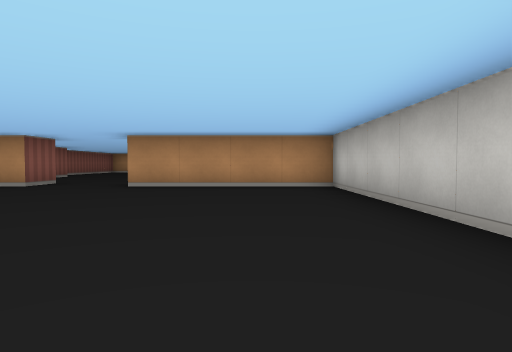
View 1 (above)

14 first-person views from a walk through a cub3D maze. The camera is about half as high as the walls, tilts 2° down and sees 75° across. The floor is counted in squares. Each view is taken from the middle of a square. On the plan, view 1 faces up. The plan holds only what a view shows up to about 9 squares ahead; the rest is blank. The place goes on beyond the plan.

View 2
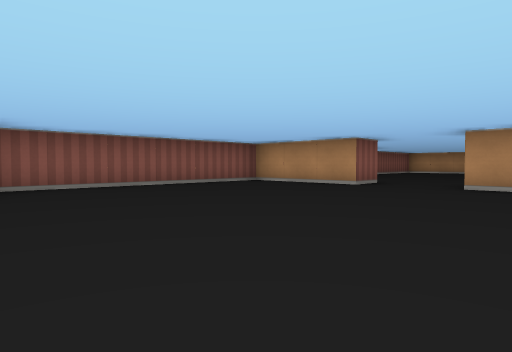

View 3
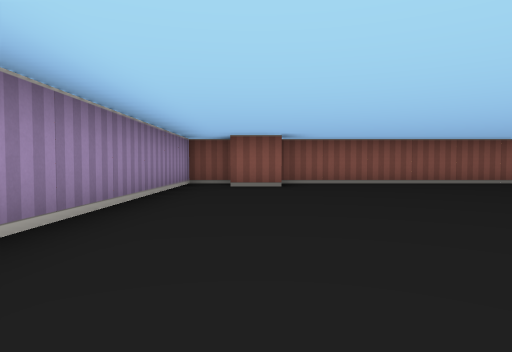

View 4
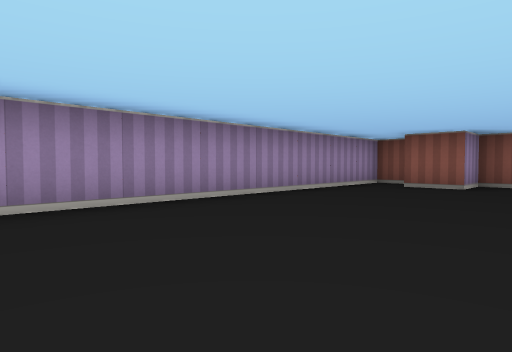

View 5
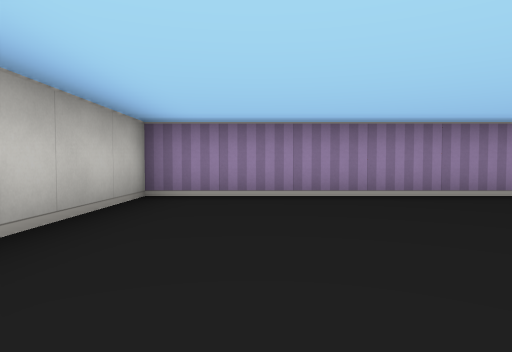

View 6
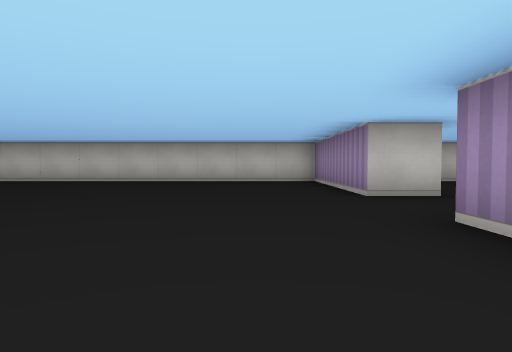

View 7
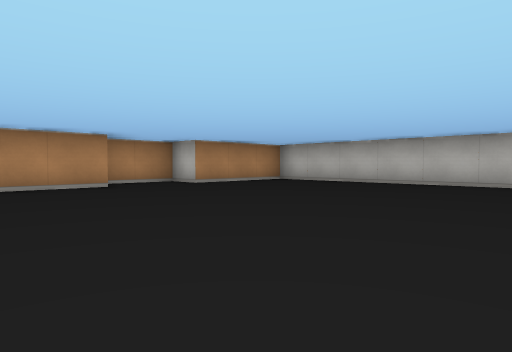

View 8
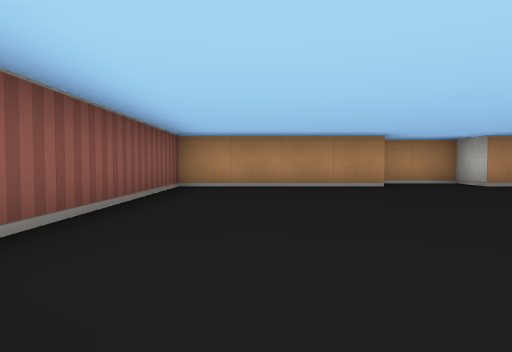

View 9
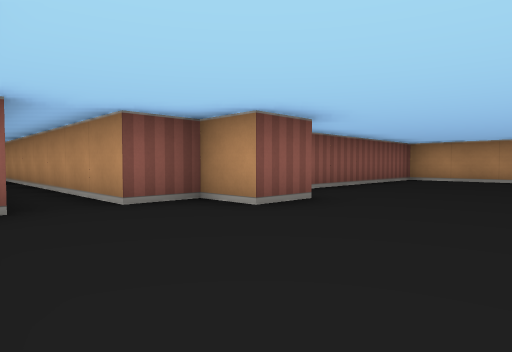

View 10
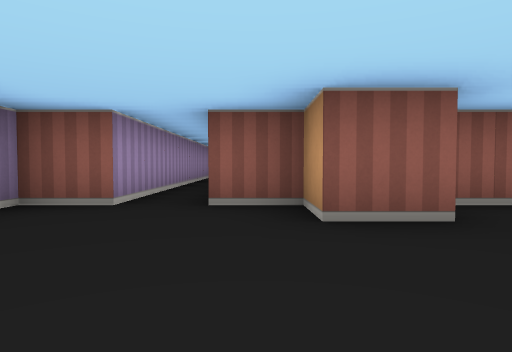

View 11
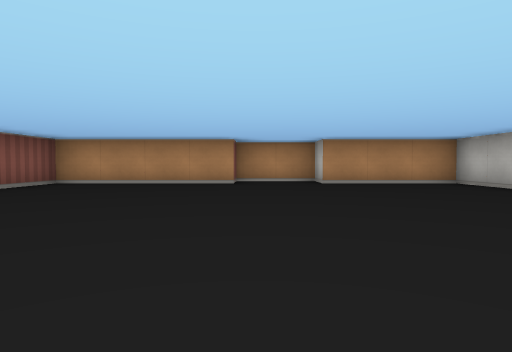

View 12
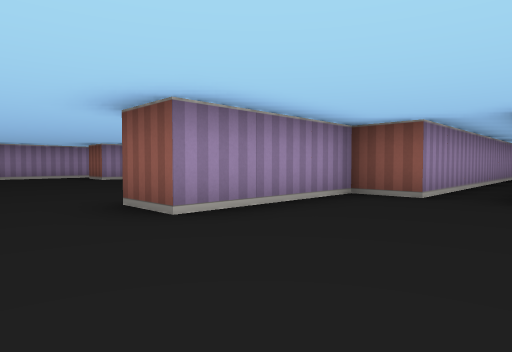

View 13
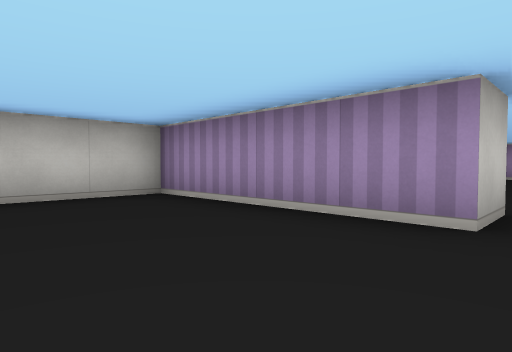

View 14
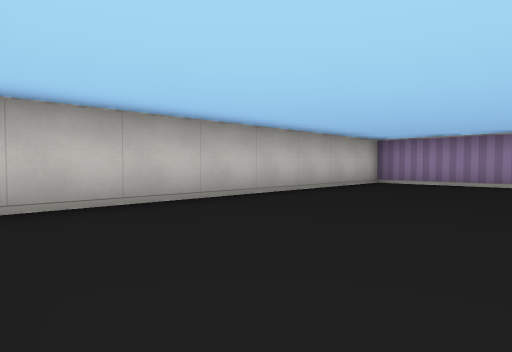

### Floor plan
Points are (right, up) in squares from view 1. A wall is a line through its corners. A room is listed if a view was taken in it or the views show most of it. See-through windows are left out.
Room 1 (views 1, 2, 3, 4, 5, 14)
walls: (-4.5, 7.5) (-4.5, 6.5) (-7.5, 6.5) (-7.5, 0.5) (-6.5, 0.5) (-6.5, -0.5); (-7.5, -0.5) (-7.5, -1.5) (1.5, -1.5) (1.5, 6.5) (-2.5, 6.5) (-2.5, 7.5)
ways out: opening at (-3.5, 7) to room 2
Room 2 (views 6, 7, 8, 9, 10, 11, 12, 13)
walls: (-6.5, 11.6) (-6.5, 10.5) (-7.5, 10.5) (-7.5, 9.5) (-14.5, 9.5); (-2.5, 7.5) (1.5, 7.5) (1.5, 17.5) (-1.5, 17.5) (-1.5, 18.5) (-3.5, 18.5) (-3.5, 17.5) (-7.5, 17.5) (-7.5, 12); (-14.2, 8.5) (-7.5, 8.5) (-7.5, 7.5) (-4.5, 7.5)
ways out: opening at (-3.5, 7) to room 1

Positions as (right, up) in squares from view 1, and headings:
1: (0, 0), facing up
2: (-1, 0), facing up-left
3: (0, 0), facing left
4: (0, 2), facing down-left
5: (0, 3), facing down
6: (-7, 9), facing right
7: (-6, 11), facing up-right
8: (-6, 11), facing up
9: (-4, 8), facing up-left
10: (-4, 10), facing left
11: (-3, 10), facing up
12: (-3, 10), facing down-left
13: (-3, 10), facing down-right
14: (-2, 6), facing down-right
